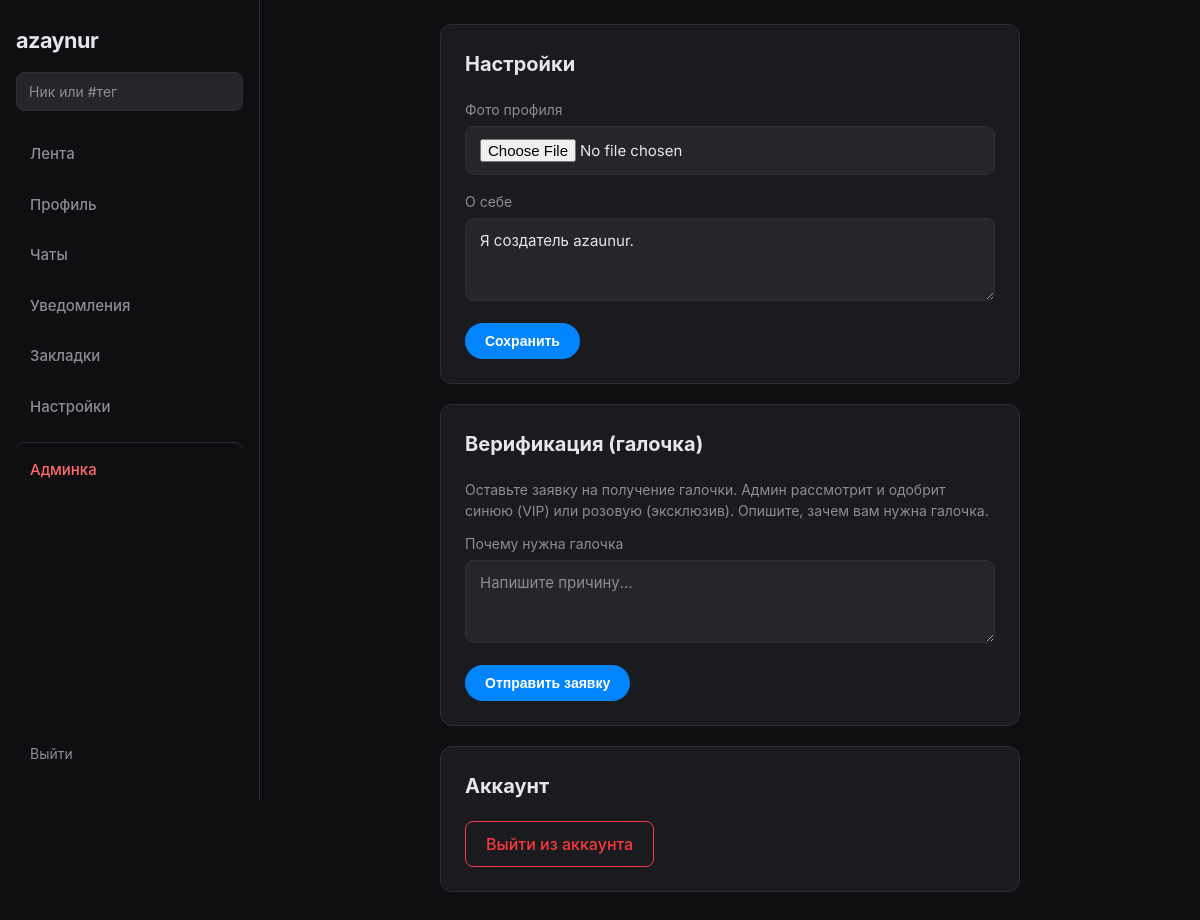
Before: /settings (signed in) with the older database file.
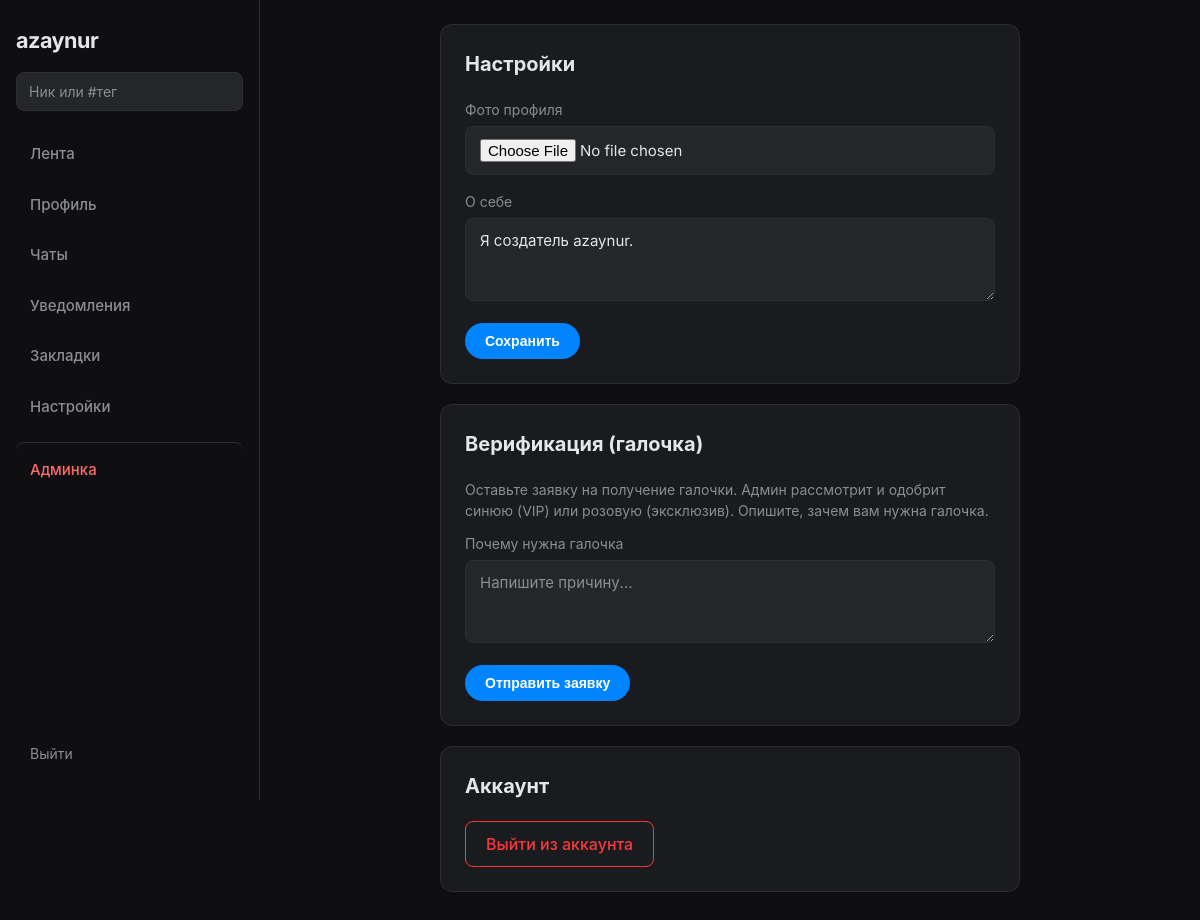
After: the same page with the newer database file.
### app.py (models this page shows, shortened)
class User(UserMixin, db.Model):
    id = db.Column(db.Integer, primary_key=True)
    username = db.Column(db.String(80), unique=True, nullable=False)
    email = db.Column(db.String(120), unique=True, nullable=False)
    password = db.Column(db.String(128), nullable=False)
    avatar = db.Column(db.String(200), default='default.jpg')
    bio = db.Column(db.String(500), nullable=True)
    is_verified = db.Column(db.Boolean, default=False)
    verification_type = db.Column(db.String(20), nullable=True)  # gold, vip, exclusive
    custom_status = db.Column(db.String(100), nullable=True)
    is_admin = db.Column(db.Boolean, default=False)
    banned_until = db.Column(db.DateTime, nullable=True)
    last_seen = db.Column(db.DateTime, nullable=True)

### app.py (the view, shortened to what this page needs)
@app.route('/settings', methods=['GET', 'POST'])
@login_required
def settings():
    pending = VerificationRequest.query.filter_by(user_id=current_user.id, status='pending').first()
    return render_template('settings.html', pending=pending)

### app.py (called while the page is built)
@login_manager.user_loader
def load_user(user_id):
    return User.query.get(int(user_id))

@app.before_request
def update_last_seen():
    if current_user.is_authenticated:
        now = datetime.utcnow()
        if not current_user.last_seen or (now - current_user.last_seen).total_seconds() > 60:
            current_user.last_seen = now
            db.session.commit()

@app.before_request
def check_banned():
    if current_user.is_authenticated and getattr(current_user, 'banned_until', None) and current_user.banned_until and current_user.banned_until > datetime.utcnow():
        from flask_login import logout_user
        logout_user()
        flash('Ваш аккаунт заблокирован. Ожидайте окончания блокировки.')
        return redirect(url_for('login'))

@app.context_processor
def inject_globals():
    d = {'predefined_statuses': PREDEFINED_STATUSES}
    if current_user.is_authenticated:
        d['notifications_count'] = min(Notification.query.filter_by(user_id=current_user.id, read=False).count(), 99)
    else:
        d['notifications_count'] = 0
    return d

### templates/settings.html (shortened to what this page needs)
{% extends "base.html" %}
{% block content %}
<div class="settings-card">
    <h2>Настройки</h2>
    <form method="POST" enctype="multipart/form-data">
        <div class="input-group">
            <label>Фото профиля</label>
            <input type="file" name="avatar" accept="image/*">
        </div>
        <div class="input-group">
            <label>О себе</label>
            <textarea name="bio" rows="3">{{ current_user.bio or '' }}</textarea>
        </div>
        <button type="submit" class="btn-primary">Сохранить</button>
    </form>
</div>
<div class="settings-card verification-block">
    <h2>Верификация (галочка)</h2>
    <p class="text-dim">
        Оставьте заявку на получение галочки. Админ рассмотрит и одобрит синюю (VIP) или розовую (эксклюзив). Опишите, зачем вам нужна галочка.
    </p>
    {% if pending %}
        <p class="flash-msg">У вас уже есть активная заявка. Ожидайте рассмотрения.</p>
    {% else %}
        <form method="POST" action="{{ url_for('request_verification') }}">
            <div class="input-group">
                <label>Почему нужна галочка</label>
                <textarea name="reason" rows="3" placeholder="Напишите причину..."></textarea>
            </div>
            <button type="submit" class="btn-primary">Отправить заявку</button>
        </form>
    {% endif %}
</div>
<div class="settings-card logout-block">
    <h2>Аккаунт</h2>
    <a href="{{ url_for('logout') }}" class="btn-logout">Выйти из аккаунта</a>
</div>
{% endblock %}

Changed rows visible on the page:
changed User: bio "Я создатель azaunur." → "Я создатель azaynur."
